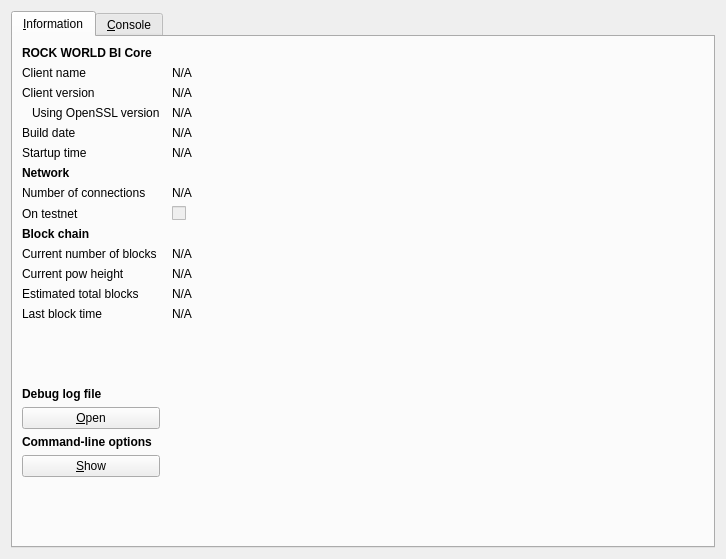
<?xml version="1.0" encoding="UTF-8"?>
<ui version="4.0">
 <class>RPCConsole</class>
 <widget class="QDialog" name="RPCConsole">
  <property name="geometry">
   <rect>
    <x>0</x>
    <y>0</y>
    <width>726</width>
    <height>559</height>
   </rect>
  </property>
  <property name="windowTitle">
   <string>ROCK WORLD BI - Debug window</string>
  </property>
  <layout class="QHBoxLayout" name="horizontalLayout_2">
   <item>
    <widget class="QTabWidget" name="tabWidget">
     <property name="currentIndex">
      <number>0</number>
     </property>
     <widget class="QWidget" name="tab_info">
      <attribute name="title">
       <string>&amp;Information</string>
      </attribute>
      <layout class="QGridLayout" name="gridLayout" columnstretch="0,1">
       <property name="horizontalSpacing">
        <number>12</number>
       </property>
       <item row="8" column="0">
        <widget class="QLabel" name="label_8">
         <property name="text">
          <string>On testnet</string>
         </property>
        </widget>
       </item>
       <item row="12" column="0">
        <widget class="QLabel" name="label_4">
         <property name="text">
          <string>Estimated total blocks</string>
         </property>
        </widget>
       </item>
       <item row="10" column="0">
        <widget class="QLabel" name="label_3">
         <property name="text">
          <string>Current number of blocks</string>
         </property>
        </widget>
       </item>
       <item row="10" column="1">
        <widget class="QLabel" name="numberOfBlocks">
         <property name="cursor">
          <cursorShape>IBeamCursor</cursorShape>
         </property>
         <property name="text">
          <string>N/A</string>
         </property>
         <property name="textFormat">
          <enum>Qt::PlainText</enum>
         </property>
         <property name="textInteractionFlags">
          <set>Qt::LinksAccessibleByMouse|Qt::TextSelectableByKeyboard|Qt::TextSelectableByMouse</set>
         </property>
        </widget>
       </item>
       <item row="14" column="0">
        <spacer name="verticalSpacer_2">
         <property name="orientation">
          <enum>Qt::Vertical</enum>
         </property>
         <property name="sizeHint" stdset="0">
          <size>
           <width>20</width>
           <height>20</height>
          </size>
         </property>
        </spacer>
       </item>
       <item row="15" column="0">
        <widget class="QLabel" name="labelDebugLogfile">
         <property name="font">
          <font>
           <weight>75</weight>
           <bold>true</bold>
          </font>
         </property>
         <property name="text">
          <string>Debug log file</string>
         </property>
        </widget>
       </item>
       <item row="12" column="1">
        <widget class="QLabel" name="totalBlocks">
         <property name="cursor">
          <cursorShape>IBeamCursor</cursorShape>
         </property>
         <property name="text">
          <string>N/A</string>
         </property>
         <property name="textFormat">
          <enum>Qt::PlainText</enum>
         </property>
         <property name="textInteractionFlags">
          <set>Qt::LinksAccessibleByMouse|Qt::TextSelectableByKeyboard|Qt::TextSelectableByMouse</set>
         </property>
        </widget>
       </item>
       <item row="13" column="1">
        <widget class="QLabel" name="lastBlockTime">
         <property name="cursor">
          <cursorShape>IBeamCursor</cursorShape>
         </property>
         <property name="text">
          <string>N/A</string>
         </property>
         <property name="textFormat">
          <enum>Qt::PlainText</enum>
         </property>
         <property name="textInteractionFlags">
          <set>Qt::LinksAccessibleByMouse|Qt::TextSelectableByKeyboard|Qt::TextSelectableByMouse</set>
         </property>
        </widget>
       </item>
       <item row="13" column="0">
        <widget class="QLabel" name="label_2">
         <property name="text">
          <string>Last block time</string>
         </property>
        </widget>
       </item>
       <item row="17" column="0">
        <widget class="QLabel" name="labelCLOptions">
         <property name="font">
          <font>
           <weight>75</weight>
           <bold>true</bold>
          </font>
         </property>
         <property name="text">
          <string>Command-line options</string>
         </property>
        </widget>
       </item>
       <item row="16" column="0">
        <widget class="QPushButton" name="openDebugLogfileButton">
         <property name="toolTip">
          <string>Open the ROCK WORLD BI debug log file from the current data directory. This can take a few seconds for large log files.</string>
         </property>
         <property name="text">
          <string>&amp;Open</string>
         </property>
         <property name="autoDefault">
          <bool>false</bool>
         </property>
        </widget>
       </item>
       <item row="18" column="0">
        <widget class="QPushButton" name="showCLOptionsButton">
         <property name="toolTip">
          <string>Show the ROCK WORLD BI-Qt help message to get a list with possible ROCK WORLD BI command-line options.</string>
         </property>
         <property name="text">
          <string>&amp;Show</string>
         </property>
         <property name="autoDefault">
          <bool>false</bool>
         </property>
        </widget>
       </item>
       <item row="19" column="0">
        <spacer name="verticalSpacer">
         <property name="orientation">
          <enum>Qt::Vertical</enum>
         </property>
         <property name="sizeHint" stdset="0">
          <size>
           <width>20</width>
           <height>40</height>
          </size>
         </property>
        </spacer>
       </item>
       <item row="0" column="0">
        <widget class="QLabel" name="label_9">
         <property name="font">
          <font>
           <weight>75</weight>
           <bold>true</bold>
          </font>
         </property>
         <property name="text">
          <string>ROCK WORLD BI Core</string>
         </property>
        </widget>
       </item>
       <item row="1" column="0">
        <widget class="QLabel" name="label_5">
         <property name="text">
          <string>Client name</string>
         </property>
        </widget>
       </item>
       <item row="2" column="1">
        <widget class="QLabel" name="clientVersion">
         <property name="cursor">
          <cursorShape>IBeamCursor</cursorShape>
         </property>
         <property name="text">
          <string>N/A</string>
         </property>
         <property name="textFormat">
          <enum>Qt::PlainText</enum>
         </property>
         <property name="textInteractionFlags">
          <set>Qt::LinksAccessibleByMouse|Qt::TextSelectableByKeyboard|Qt::TextSelectableByMouse</set>
         </property>
        </widget>
       </item>
       <item row="3" column="0">
        <widget class="QLabel" name="label_14">
         <property name="text">
          <string>Using OpenSSL version</string>
         </property>
         <property name="indent">
          <number>10</number>
         </property>
        </widget>
       </item>
       <item row="1" column="1">
        <widget class="QLabel" name="clientName">
         <property name="cursor">
          <cursorShape>IBeamCursor</cursorShape>
         </property>
         <property name="text">
          <string>N/A</string>
         </property>
         <property name="textFormat">
          <enum>Qt::PlainText</enum>
         </property>
         <property name="textInteractionFlags">
          <set>Qt::LinksAccessibleByMouse|Qt::TextSelectableByKeyboard|Qt::TextSelectableByMouse</set>
         </property>
        </widget>
       </item>
       <item row="2" column="0">
        <widget class="QLabel" name="label_6">
         <property name="text">
          <string>Client version</string>
         </property>
        </widget>
       </item>
       <item row="4" column="1">
        <widget class="QLabel" name="buildDate">
         <property name="cursor">
          <cursorShape>IBeamCursor</cursorShape>
         </property>
         <property name="text">
          <string>N/A</string>
         </property>
         <property name="textFormat">
          <enum>Qt::PlainText</enum>
         </property>
         <property name="textInteractionFlags">
          <set>Qt::LinksAccessibleByMouse|Qt::TextSelectableByKeyboard|Qt::TextSelectableByMouse</set>
         </property>
        </widget>
       </item>
       <item row="5" column="0">
        <widget class="QLabel" name="label_13">
         <property name="text">
          <string>Startup time</string>
         </property>
        </widget>
       </item>
       <item row="3" column="1">
        <widget class="QLabel" name="openSSLVersion">
         <property name="cursor">
          <cursorShape>IBeamCursor</cursorShape>
         </property>
         <property name="text">
          <string>N/A</string>
         </property>
         <property name="textFormat">
          <enum>Qt::PlainText</enum>
         </property>
         <property name="textInteractionFlags">
          <set>Qt::LinksAccessibleByMouse|Qt::TextSelectableByKeyboard|Qt::TextSelectableByMouse</set>
         </property>
        </widget>
       </item>
       <item row="4" column="0">
        <widget class="QLabel" name="label_12">
         <property name="text">
          <string>Build date</string>
         </property>
        </widget>
       </item>
       <item row="8" column="1">
        <widget class="QCheckBox" name="isTestNet">
         <property name="enabled">
          <bool>false</bool>
         </property>
         <property name="text">
          <string/>
         </property>
        </widget>
       </item>
       <item row="5" column="1">
        <widget class="QLabel" name="startupTime">
         <property name="cursor">
          <cursorShape>IBeamCursor</cursorShape>
         </property>
         <property name="text">
          <string>N/A</string>
         </property>
         <property name="textFormat">
          <enum>Qt::PlainText</enum>
         </property>
         <property name="textInteractionFlags">
          <set>Qt::LinksAccessibleByMouse|Qt::TextSelectableByKeyboard|Qt::TextSelectableByMouse</set>
         </property>
        </widget>
       </item>
       <item row="7" column="0">
        <widget class="QLabel" name="label_7">
         <property name="text">
          <string>Number of connections</string>
         </property>
        </widget>
       </item>
       <item row="9" column="0">
        <widget class="QLabel" name="label_10">
         <property name="font">
          <font>
           <weight>75</weight>
           <bold>true</bold>
          </font>
         </property>
         <property name="text">
          <string>Block chain</string>
         </property>
        </widget>
       </item>
       <item row="7" column="1">
        <widget class="QLabel" name="numberOfConnections">
         <property name="cursor">
          <cursorShape>IBeamCursor</cursorShape>
         </property>
         <property name="text">
          <string>N/A</string>
         </property>
         <property name="textFormat">
          <enum>Qt::PlainText</enum>
         </property>
         <property name="textInteractionFlags">
          <set>Qt::LinksAccessibleByMouse|Qt::TextSelectableByKeyboard|Qt::TextSelectableByMouse</set>
         </property>
        </widget>
       </item>
       <item row="6" column="0">
        <widget class="QLabel" name="label_11">
         <property name="font">
          <font>
           <weight>75</weight>
           <bold>true</bold>
          </font>
         </property>
         <property name="text">
          <string>Network</string>
         </property>
        </widget>
       </item>
       <item row="11" column="0">
        <widget class="QLabel" name="label_15">
         <property name="text">
          <string>Current pow height</string>
         </property>
        </widget>
       </item>
       <item row="11" column="1">
        <widget class="QLabel" name="numberOfPow">
         <property name="cursor">
          <cursorShape>IBeamCursor</cursorShape>
         </property>
         <property name="text">
          <string>N/A</string>
         </property>
         <property name="textFormat">
          <enum>Qt::PlainText</enum>
         </property>
         <property name="textInteractionFlags">
          <set>Qt::LinksAccessibleByMouse|Qt::TextSelectableByKeyboard|Qt::TextSelectableByMouse</set>
         </property>
        </widget>
       </item>
      </layout>
     </widget>
     <widget class="QWidget" name="tab_console">
      <attribute name="title">
       <string>&amp;Console</string>
      </attribute>
      <layout class="QVBoxLayout" name="verticalLayout_3">
       <property name="spacing">
        <number>3</number>
       </property>
       <item>
        <widget class="QTextEdit" name="messagesWidget">
         <property name="minimumSize">
          <size>
           <width>0</width>
           <height>100</height>
          </size>
         </property>
         <property name="readOnly">
          <bool>true</bool>
         </property>
         <property name="tabKeyNavigation" stdset="0">
          <bool>false</bool>
         </property>
         <property name="columnCount" stdset="0">
          <number>2</number>
         </property>
        </widget>
       </item>
       <item>
        <layout class="QHBoxLayout" name="horizontalLayout">
         <property name="spacing">
          <number>3</number>
         </property>
         <item>
          <widget class="QLabel" name="label">
           <property name="text">
            <string notr="true">&gt;</string>
           </property>
          </widget>
         </item>
         <item>
          <widget class="QLineEdit" name="lineEdit"/>
         </item>
         <item>
          <widget class="QPushButton" name="clearButton">
           <property name="maximumSize">
            <size>
             <width>24</width>
             <height>24</height>
            </size>
           </property>
           <property name="toolTip">
            <string>Clear console</string>
           </property>
           <property name="text">
            <string/>
           </property>
           <property name="icon">
            <iconset resource="../bitcoin.qrc">
             <normaloff>:/icons/remove</normaloff>:/icons/remove</iconset>
           </property>
           <property name="shortcut">
            <string notr="true">Ctrl+L</string>
           </property>
           <property name="autoDefault">
            <bool>false</bool>
           </property>
          </widget>
         </item>
        </layout>
       </item>
      </layout>
     </widget>
    </widget>
   </item>
  </layout>
 </widget>
 <resources>
  <include location="../bitcoin.qrc"/>
 </resources>
 <connections/>
</ui>
